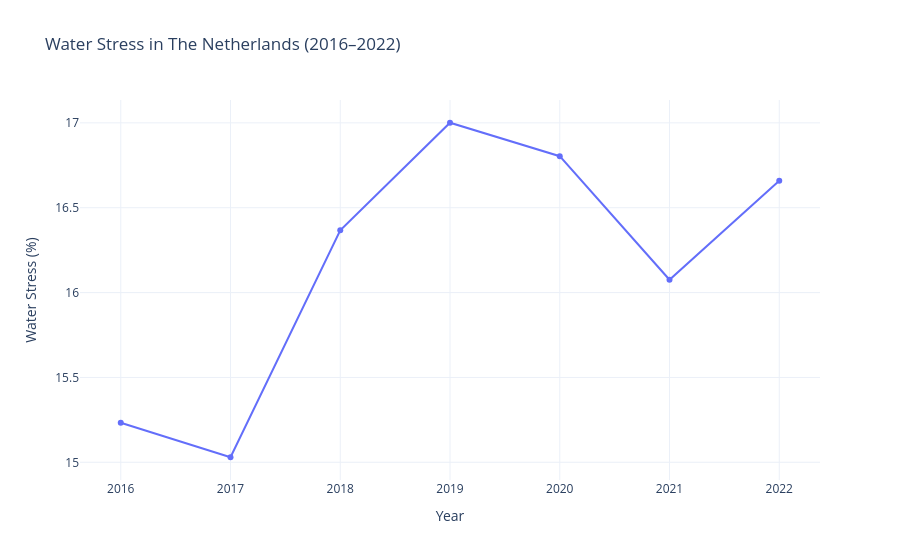

The notebook cell this image was saved under:
### Code cell
# visualization 1: change in water stress in nl 
fig = px.line(
    water_stress_nl,
    x='Year',
    y='Value',
    title='Water Stress in The Netherlands (2016–2022)',
    labels={'Value': 'Water Stress (%)'},
    markers=True
)

fig.update_layout(template='plotly_white')
fig.write_html("docs/data/visual_charts_graphs/netherlands_water_stress.html")
fig.show()

### Figure 1 — Plotly figure (JSON) as saved in the notebook; plotly's stock layout.template omitted (floating-point values rounded to 4 significant figures)
{"data": [{"hovertemplate": "Year=%{x}<br>Water Stress (%)=%{y}<extra></extra>", "legendgroup": "", "line": {"color": "#636efa", "dash": "solid"}, "marker": {"symbol": "circle"}, "mode": "markers+lines", "name": "", "orientation": "v", "showlegend": false, "type": "scatter", "x": [2016, 2017, 2018, 2019, 2020, 2021, 2022], "xaxis": "x", "y": [15.23, 15.03, 16.37, 17.0, 16.8, 16.08, 16.66], "yaxis": "y"}], "layout": {"autosize": true, "legend": {"tracegroupgap": 0}, "title": {"text": "Water Stress in The Netherlands (2016–2022)"}, "xaxis": {"anchor": "y", "autorange": true, "domain": [0, 1], "range": [2016.0, 2022.0], "title": {"text": "Year"}, "type": "linear"}, "yaxis": {"anchor": "x", "autorange": true, "domain": [0, 1], "range": [14.87, 17.16], "title": {"text": "Water Stress (%)"}, "type": "linear"}}}
